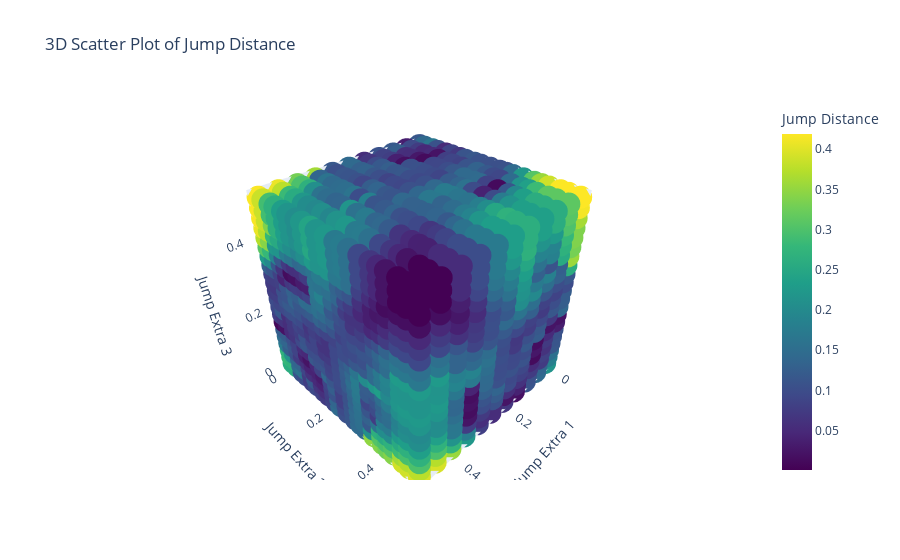
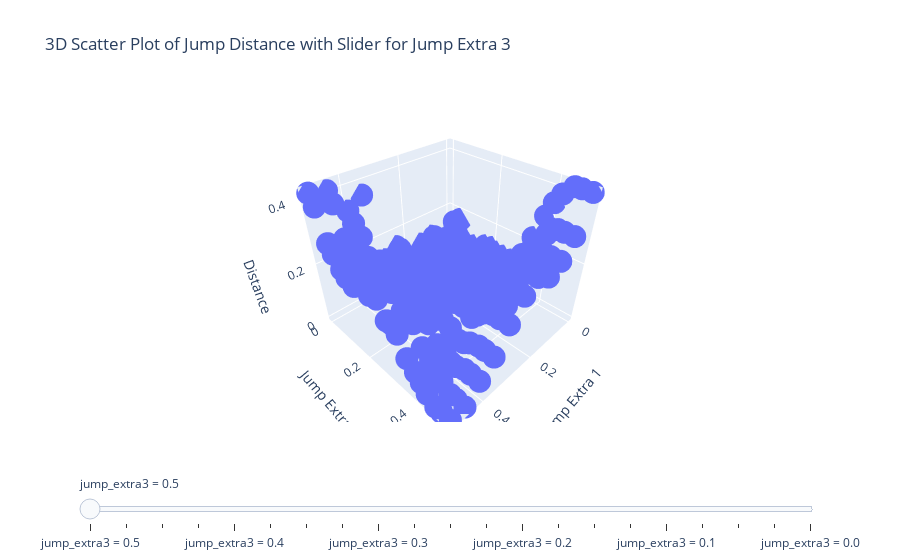

Notebook cell for these charts, in order:
### Code cell
if(CMtoHeight):    
    plt.figure(figsize=(14, 7))
    
    plt.plot(num_of_sim, max_y_positions, label='CM max Y-Position')
    plt.grid(True) 
    plt.xlabel('delay (s)')

    plt.ylabel('Ymax-Position of Center of Mass (m)')

    plt.title('Ymax-Position of the Center of Mass Over sim number')
    
    plot1_path = os.path.join(new_plots_directory_path, "yCMmax_.png")
    plt.savefig(plot1_path)
    plt.close()
if(jump_distance):
    

    fig = go.Figure()

    fig.add_trace(go.Scatter(
        x=num_of_sim,
        y=jump_dist,
        mode='markers+lines',
        name='Jump Distance',
        
        #hover info: Jump Distance: %{y} m, Jump Delay: %{x} s, Max Y Position: %{customdata[0]} m, Min Y Position: %{customdata[1]} m, Max X Position: %{customdata[2]} m, Max Z Position: %{customdata[3]} m',
        text=[f'jump_dist: {jd:.2f}, delay: {dl:.2f}, max Y; {mY:.2f}' for jd, dl, mY in zip(jump_dist, num_of_sim, CM_y_max)],
        hoverinfo='text'   
    ))


    fig.update_layout(
        title='jump_dist Over Jumpdelay',
        xaxis_title='JumpDelay (s)',
        yaxis_title='Jump Distance (m)',
        hovermode='closest'
    )

    
    plot2_path = os.path.join(new_plots_directory_path, "y_positions.html")
    fig.write_html(plot2_path)
    
if(landingspots):

    fig = go.Figure()

    fig.add_trace(go.Scatter(
        x=CM_xd_jump,
        y=CM_zd_jump,
        mode='lines+markers',
        name='Jump positions',
        
        #hover info: Jump Distance: %{y} m, Jump Delay: %{x} s, Max Y Position: %{customdata[0]} m, Min Y Position: %{customdata[1]} m, Max X Position: %{customdata[2]} m, Max Z Position: %{customdata[3]} m',
        text=[f'x dist {xd:.2f}, z dist {zd:.2f}, jump_dist: {jd:.2f}, delay: {dl:.2f}, max Y; {mY:.2f}' for xd,zd,jd, dl, mY in zip(CM_xd_jump,CM_zd_jump,jump_dist, num_of_sim, CM_y_max)],
        hoverinfo='text'   
    ))
    #create separated lines for each rod
    
    colors = cycle(['blue', 'green', 'red'])
    for i in range(len(Rod_mid_x)):
        
       
            
            fig.add_trace(go.Scatter(
                x=Rod_mid_x[i],
                y=Rod_mid_z[i],
                mode='markers',
               name='Rod',
                line=dict(color=next(colors), width=2),
               hoverinfo='skip'
            ))

    fig.update_layout(
        title='landing spots',
        xaxis_title='x (m)',
        yaxis_title='z (m)',
        hovermode='closest',
        xaxis=dict(scaleanchor="y", scaleratio=1),
        yaxis=dict(scaleanchor="x", scaleratio=1)
    )

    fig.show()
    plot2_path = os.path.join(new_plots_directory_path, "landingspots.html")
    fig.write_html(plot2_path)
if distancepret:
    # Generate the parameter values
    jump_extra1_values = []
    jump_extra2_values = []
    jump_extra3_values = []

    for i in range(11):
        jump_extra1 = round(0.5 - 0.05 * i, 2)
        for j in range(21):
            jump_extra2 = round(0.5 - 0.025 * j, 2)
            for k in range(21):
                jump_extra3 = round(0.5 - 0.025 * k, 3)
                jump_extra1_values.append(jump_extra1)
                jump_extra2_values.append(jump_extra2)
                jump_extra3_values.append(jump_extra3)

    # Check if the lengths match
    assert len(jump_dist) == len(jump_extra1_values) == len(jump_extra2_values) == len(jump_extra3_values), "Lengths of distances and parameters do not match"

    # Create a DataFrame
    data = {
        'jump_extra1': jump_extra1_values,
        'jump_extra2': jump_extra2_values,
        'jump_extra3': jump_extra3_values,
        'distance': jump_dist
    }
    df = pd.DataFrame(data)

    # Create the 3D scatter plot
    fig = px.scatter_3d(df, x='jump_extra1', y='jump_extra2', z='jump_extra3', color='distance',
                        title='3D Scatter Plot of Jump Distance',
                        labels={'jump_extra1': 'Jump Extra 1', 'jump_extra2': 'Jump Extra 2', 'jump_extra3': 'Jump Extra 3', 'distance': 'Jump Distance'},
                        color_continuous_scale='Viridis')

    # Show the plot
    fig.show()

# Create the initial 3D scatter plot
fig = go.Figure()

# Add a scatter plot for each unique value of jump_extra3
for jump_extra3_value in df['jump_extra3'].unique():
    filtered_df = df[df['jump_extra3'] == jump_extra3_value]
    scatter = go.Scatter3d(
        x=filtered_df['jump_extra1'],
        y=filtered_df['jump_extra2'],
        z=filtered_df['distance'],
        mode='markers',
        name=f'jump_extra3 = {jump_extra3_value}',
        visible=False  # Initially set all traces to invisible
    )
    fig.add_trace(scatter)

# Make the first scatter plot visible
fig.data[0].visible = True

# Create the slider steps
steps = []
for i in range(len(fig.data)):
    step = dict(
        method='update',
        args=[{'visible': [False] * len(fig.data)}],
        label=f'jump_extra3 = {df["jump_extra3"].unique()[i]}'
    )
    step['args'][0]['visible'][i] = True  # Toggle i-th trace to visible
    steps.append(step)

# Create the slider
sliders = [dict(
    active=0,
    pad={"t": 50},
    steps=steps
)]

# Update the layout with slider
fig.update_layout(
    sliders=sliders,
    scene=dict(
        xaxis_title='Jump Extra 1',
        yaxis_title='Jump Extra 2',
        zaxis_title='Distance'
    ),
    title='3D Scatter Plot of Jump Distance with Slider for Jump Extra 3'
)

# Show the plot
fig.show()

### Figure 1 — Plotly figure (JSON) as saved in the notebook; plotly's stock layout.template omitted (floating-point values rounded to 4 significant figures; data arrays with more than 128 entries replaced by an {"elided": "..."} marker saying what was removed)
{"data": [{"hovertemplate": "Jump Extra 1=%{x}<br>Jump Extra 2=%{y}<br>Jump Extra 3=%{z}<br>Jump Distance=%{marker.color}<extra></extra>", "legendgroup": "", "marker": {"color": {"elided": "4851 float values"}, "coloraxis": "coloraxis", "symbol": "circle"}, "mode": "markers", "name": "", "scene": "scene", "showlegend": false, "type": "scatter3d", "x": {"elided": "4851 float values"}, "y": {"elided": "4851 float values"}, "z": {"elided": "4851 float values"}}], "layout": {"coloraxis": {"colorbar": {"title": {"text": "Jump Distance"}}, "colorscale": [[0, "#440154"], [0.1111, "#482878"], [0.2222, "#3e4989"], [0.3333, "#31688e"], [0.4444, "#26828e"], [0.5556, "#1f9e89"], [0.6667, "#35b779"], [0.7778, "#6ece58"], [0.8889, "#b5de2b"], [1, "#fde725"]]}, "legend": {"tracegroupgap": 0}, "scene": {"domain": {"x": [0, 1], "y": [0, 1]}, "xaxis": {"title": {"text": "Jump Extra 1"}}, "yaxis": {"title": {"text": "Jump Extra 2"}}, "zaxis": {"title": {"text": "Jump Extra 3"}}}, "title": {"text": "3D Scatter Plot of Jump Distance"}}}

### Figure 2 — Plotly figure (JSON) as saved in the notebook; plotly's stock layout.template omitted (floating-point values rounded to 4 significant figures; data arrays with more than 128 entries replaced by an {"elided": "..."} marker saying what was removed)
{"data": [{"mode": "markers", "name": "jump_extra3 = 0.5", "type": "scatter3d", "visible": true, "x": {"elided": "231 float values"}, "y": {"elided": "231 float values"}, "z": {"elided": "231 float values"}}, {"mode": "markers", "name": "jump_extra3 = 0.475", "type": "scatter3d", "visible": false, "x": {"elided": "231 float values"}, "y": {"elided": "231 float values"}, "z": {"elided": "231 float values"}}, {"mode": "markers", "name": "jump_extra3 = 0.45", "type": "scatter3d", "visible": false, "x": {"elided": "231 float values"}, "y": {"elided": "231 float values"}, "z": {"elided": "231 float values"}}, {"mode": "markers", "name": "jump_extra3 = 0.425", "type": "scatter3d", "visible": false, "x": {"elided": "231 float values"}, "y": {"elided": "231 float values"}, "z": {"elided": "231 float values"}}, {"mode": "markers", "name": "jump_extra3 = 0.4", "type": "scatter3d", "visible": false, "x": {"elided": "231 float values"}, "y": {"elided": "231 float values"}, "z": {"elided": "231 float values"}}, {"mode": "markers", "name": "jump_extra3 = 0.375", "type": "scatter3d", "visible": false, "x": {"elided": "231 float values"}, "y": {"elided": "231 float values"}, "z": {"elided": "231 float values"}}, {"mode": "markers", "name": "jump_extra3 = 0.35", "type": "scatter3d", "visible": false, "x": {"elided": "231 float values"}, "y": {"elided": "231 float values"}, "z": {"elided": "231 float values"}}, {"mode": "markers", "name": "jump_extra3 = 0.325", "type": "scatter3d", "visible": false, "x": {"elided": "231 float values"}, "y": {"elided": "231 float values"}, "z": {"elided": "231 float values"}}, {"mode": "markers", "name": "jump_extra3 = 0.3", "type": "scatter3d", "visible": false, "x": {"elided": "231 float values"}, "y": {"elided": "231 float values"}, "z": {"elided": "231 float values"}}, {"mode": "markers", "name": "jump_extra3 = 0.275", "type": "scatter3d", "visible": false, "x": {"elided": "231 float values"}, "y": {"elided": "231 float values"}, "z": {"elided": "231 float values"}}, {"mode": "markers", "name": "jump_extra3 = 0.25", "type": "scatter3d", "visible": false, "x": {"elided": "231 float values"}, "y": {"elided": "231 float values"}, "z": {"elided": "231 float values"}}, {"mode": "markers", "name": "jump_extra3 = 0.225", "type": "scatter3d", "visible": false, "x": {"elided": "231 float values"}, "y": {"elided": "231 float values"}, "z": {"elided": "231 float values"}}, {"mode": "markers", "name": "jump_extra3 = 0.2", "type": "scatter3d", "visible": false, "x": {"elided": "231 float values"}, "y": {"elided": "231 float values"}, "z": {"elided": "231 float values"}}, {"mode": "markers", "name": "jump_extra3 = 0.175", "type": "scatter3d", "visible": false, "x": {"elided": "231 float values"}, "y": {"elided": "231 float values"}, "z": {"elided": "231 float values"}}, {"mode": "markers", "name": "jump_extra3 = 0.15", "type": "scatter3d", "visible": false, "x": {"elided": "231 float values"}, "y": {"elided": "231 float values"}, "z": {"elided": "231 float values"}}, {"mode": "markers", "name": "jump_extra3 = 0.125", "type": "scatter3d", "visible": false, "x": {"elided": "231 float values"}, "y": {"elided": "231 float values"}, "z": {"elided": "231 float values"}}, {"mode": "markers", "name": "jump_extra3 = 0.1", "type": "scatter3d", "visible": false, "x": {"elided": "231 float values"}, "y": {"elided": "231 float values"}, "z": {"elided": "231 float values"}}, {"mode": "markers", "name": "jump_extra3 = 0.075", "type": "scatter3d", "visible": false, "x": {"elided": "231 float values"}, "y": {"elided": "231 float values"}, "z": {"elided": "231 float values"}}, {"mode": "markers", "name": "jump_extra3 = 0.05", "type": "scatter3d", "visible": false, "x": {"elided": "231 float values"}, "y": {"elided": "231 float values"}, "z": {"elided": "231 float values"}}, {"mode": "markers", "name": "jump_extra3 = 0.025", "type": "scatter3d", "visible": false, "x": {"elided": "231 float values"}, "y": {"elided": "231 float values"}, "z": {"elided": "231 float values"}}, {"mode": "markers", "name": "jump_extra3 = 0.0", "type": "scatter3d", "visible": false, "x": {"elided": "231 float values"}, "y": {"elided": "231 float values"}, "z": {"elided": "231 float values"}}], "layout": {"scene": {"xaxis": {"title": {"text": "Jump Extra 1"}}, "yaxis": {"title": {"text": "Jump Extra 2"}}, "zaxis": {"title": {"text": "Distance"}}}, "sliders": [{"active": 0, "pad": {"t": 50}, "steps": [{"args": [{"visible": [true, false, false, false, false, false, false, false, false, false, false, false, false, false, false, false, false, false, false, false, false]}], "label": "jump_extra3 = 0.5", "method": "update"}, {"args": [{"visible": [false, true, false, false, false, false, false, false, false, false, false, false, false, false, false, false, false, false, false, false, false]}], "label": "jump_extra3 = 0.475", "method": "update"}, {"args": [{"visible": [false, false, true, false, false, false, false, false, false, false, false, false, false, false, false, false, false, false, false, false, false]}], "label": "jump_extra3 = 0.45", "method": "update"}, {"args": [{"visible": [false, false, false, true, false, false, false, false, false, false, false, false, false, false, false, false, false, false, false, false, false]}], "label": "jump_extra3 = 0.425", "method": "update"}, {"args": [{"visible": [false, false, false, false, true, false, false, false, false, false, false, false, false, false, false, false, false, false, false, false, false]}], "label": "jump_extra3 = 0.4", "method": "update"}, {"args": [{"visible": [false, false, false, false, false, true, false, false, false, false, false, false, false, false, false, false, false, false, false, false, false]}], "label": "jump_extra3 = 0.375", "method": "update"}, {"args": [{"visible": [false, false, false, false, false, false, true, false, false, false, false, false, false, false, false, false, false, false, false, false, false]}], "label": "jump_extra3 = 0.35", "method": "update"}, {"args": [{"visible": [false, false, false, false, false, false, false, true, false, false, false, false, false, false, false, false, false, false, false, false, false]}], "label": "jump_extra3 = 0.325", "method": "update"}, {"args": [{"visible": [false, false, false, false, false, false, false, false, true, false, false, false, false, false, false, false, false, false, false, false, false]}], "label": "jump_extra3 = 0.3", "method": "update"}, {"args": [{"visible": [false, false, false, false, false, false, false, false, false, true, false, false, false, false, false, false, false, false, false, false, false]}], "label": "jump_extra3 = 0.275", "method": "update"}, {"args": [{"visible": [false, false, false, false, false, false, false, false, false, false, true, false, false, false, false, false, false, false, false, false, false]}], "label": "jump_extra3 = 0.25", "method": "update"}, {"args": [{"visible": [false, false, false, false, false, false, false, false, false, false, false, true, false, false, false, false, false, false, false, false, false]}], "label": "jump_extra3 = 0.225", "method": "update"}, {"args": [{"visible": [false, false, false, false, false, false, false, false, false, false, false, false, true, false, false, false, false, false, false, false, false]}], "label": "jump_extra3 = 0.2", "method": "update"}, {"args": [{"visible": [false, false, false, false, false, false, false, false, false, false, false, false, false, true, false, false, false, false, false, false, false]}], "label": "jump_extra3 = 0.175", "method": "update"}, {"args": [{"visible": [false, false, false, false, false, false, false, false, false, false, false, false, false, false, true, false, false, false, false, false, false]}], "label": "jump_extra3 = 0.15", "method": "update"}, {"args": [{"visible": [false, false, false, false, false, false, false, false, false, false, false, false, false, false, false, true, false, false, false, false, false]}], "label": "jump_extra3 = 0.125", "method": "update"}, {"args": [{"visible": [false, false, false, false, false, false, false, false, false, false, false, false, false, false, false, false, true, false, false, false, false]}], "label": "jump_extra3 = 0.1", "method": "update"}, {"args": [{"visible": [false, false, false, false, false, false, false, false, false, false, false, false, false, false, false, false, false, true, false, false, false]}], "label": "jump_extra3 = 0.075", "method": "update"}, {"args": [{"visible": [false, false, false, false, false, false, false, false, false, false, false, false, false, false, false, false, false, false, true, false, false]}], "label": "jump_extra3 = 0.05", "method": "update"}, {"args": [{"visible": [false, false, false, false, false, false, false, false, false, false, false, false, false, false, false, false, false, false, false, true, false]}], "label": "jump_extra3 = 0.025", "method": "update"}, {"args": [{"visible": [false, false, false, false, false, false, false, false, false, false, false, false, false, false, false, false, false, false, false, false, true]}], "label": "jump_extra3 = 0.0", "method": "update"}]}], "title": {"text": "3D Scatter Plot of Jump Distance with Slider for Jump Extra 3"}}}
